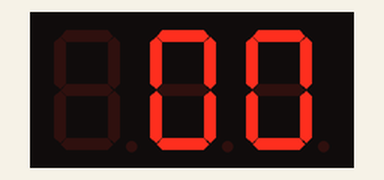
The sketch below on a simulated Arduino Uno, built with avr-gcc and run on an emulated ATmega328P. Parts: 3-digit seven-segment display. Wiring (inferred from the names in the program): 3-digit 7-segment display, segments lit when HIGH: segments pin 11, pin 12, pin 13, pin 14, pin 15, pin 16, pin 17, pin 18; digit selects pin 10, pin 8, pin 7. The segment pins are drawn as the display they are named for.

Above: at 0.1 s.
At 5.1 s:
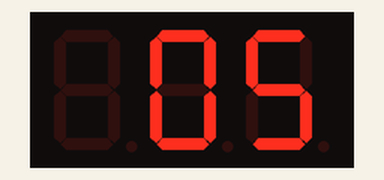
At 9.1 s:
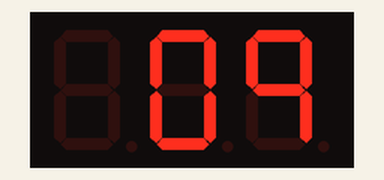
At 18.2 s:
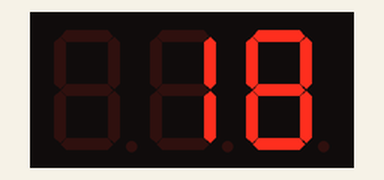
At 28.2 s:
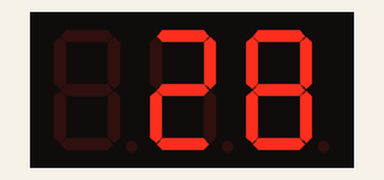
At 38.3 s:
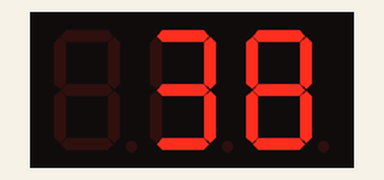

The sketch:

B5532.ino
```cpp
 long lastTime, millisTime, deltaTime = 0;
const byte numeral[10]=
{          //a b c d e f g/dp
B11111100,//0
B01100000,//1
B11011010,//2
B11110010,//3
B01100110,//4
B10110110,//5
B00111111,//6
B11100000,//7
B11111110,//8
B11100110,//9
};
  const int segmentPins[]={18,17,16,15,14,13,12,11};
  const int nbrDigits=3;
  const int digitPins[nbrDigits]={10,8,7};
  signed int counter = 0;

  void setup()
  {
    for(int i=0;i<8;i++)
    pinMode(segmentPins[i],OUTPUT);

    for(int i=0;i<nbrDigits;i++)
    pinMode(digitPins[i],OUTPUT);


  }
  void loop()
  {

   int x;
   x = showNumber(counter);
  millisTime = millis();
      deltaTime = millisTime-lastTime;
      if (deltaTime>1000)
       {
         counter++;
         lastTime = millisTime;
       }
//reset the counter once the counter is greater than 99
if(counter > 99)
counter = 0;
if(counter < 0)
counter = 99;

}


  int showNumber(int number)
  {
  if((counter<10)&&(digitalRead(7)==LOW))

 {
   int z;
 digitalWrite(8,HIGH);
 digitalWrite(18,LOW);
 digitalWrite(17,LOW);
 digitalWrite(16,HIGH);
 digitalWrite(15,HIGH);
 digitalWrite(14,HIGH);
 digitalWrite(13,HIGH);
 digitalWrite(12,HIGH);
 digitalWrite(11,HIGH);

 delay(5);
 digitalWrite(8,LOW);
 goto z;
 }

z:
  if(number==0)

  showDigit(0,nbrDigits-1);

  else
  {
    for(int digit=nbrDigits-1;digit>=0;digit--)
    {
    if(number>0)
    {
      showDigit(number%10,digit);
      number=number/10;
    }

  }

  }


}

  void showDigit(int number, int digit)

  {
    digitalWrite(digitPins[digit],HIGH);
    for(int segment = 1;segment<8;segment++)
    {
      boolean isBitSet =  bitRead(numeral[number],segment);
      digitalWrite(segmentPins[segment],isBitSet);
    }
    delay(5);
    digitalWrite(digitPins[digit],LOW);

  }
```

Measured:
- what the display in image 0 shows lasts 1.1 s, from 0.0 s to 1.1 s
